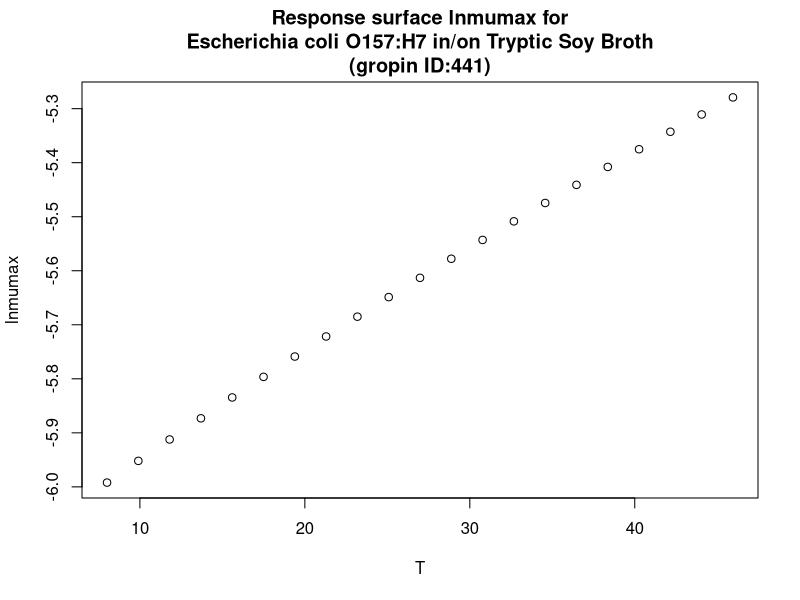

The R script that drew this image:
#############################
# start of Parameter script
#############################
T <- seq(8.008,45.954045954046,length.out=21)
#############################
# end of Parameter script
#############################
############################# 
# start of Model script Gropin ID 441 
#############################
 
# constant coefficients for this model
 
variables <- data.frame(T)
argumentsPar <- expand.grid(variables)
 
# heart of the model
response_surface <- function(T) {
   mumax <-(-14000/(8.3144261*(T+273)))

return(mumax=mumax)
} 

# output parameters
responseSurface <- cbind(argumentsPar,response_surface(argumentsPar['T']))
colnames(responseSurface) <- c(colnames(argumentsPar),'lnmumax')
#############################
# End of Model script
#############################
############################# 
# start of Visualisation script Gropin ID 441 
#############################
plot(T,responseSurface$'lnmumax',xlab='T',
                          ylab='lnmumax',main='Response surface lnmumax for
Escherichia coli O157:H7 in/on Tryptic Soy Broth
(gropin ID:441)')
#############################
# End of Visualisation script
#############################
